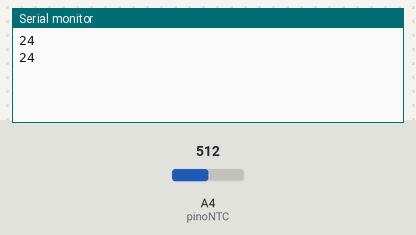
The sketch below on a simulated Arduino Uno, built with avr-gcc and run on an emulated ATmega328P. Shown: the last lines printed to the serial monitor. Inputs (shaded band) come from the test bench; at power-on: A4 (pinoNTC) = 512.

Above: at 6.2 s.
6.3 s: A4 (pinoNTC) set to 716
At 7.6 s:
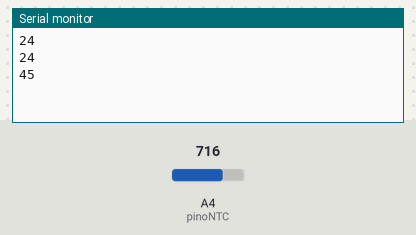
7.8 s: A4 (pinoNTC) set to 900
At 8.8 s:
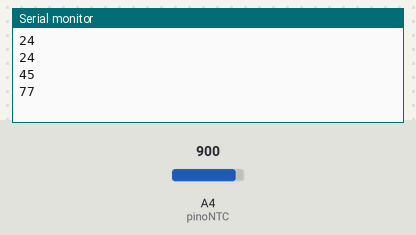
Timing chart, 0 to 10.8 s (numbered marks = the images above; inputs shaded):
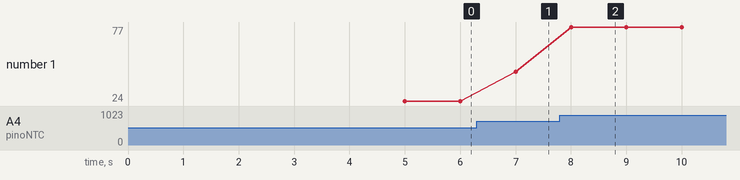

The sketch:

atividade07.ino
```cpp
/*
Atividade 07
 */

#include <math.h>

int pinoNTC   = 4;

int valorLido = 0;

double termistorNTC(int valorAnalogico) {
  double temperatura;
  temperatura = log(((10240000/valorAnalogico) - 10000));
  temperatura = 1 / (0.001129148 + (0.000234125 * temperatura) + (0.0000000876741 * temperatura * temperatura * temperatura));
  //--- converte Kelvin em Celcius
  temperatura = temperatura - 273.15;
  return temperatura;
}

void setup() {
  pinMode(pinoNTC, INPUT);
  Serial.begin(9600);
  delay(5000);
}

void loop() {
  valorLido = int(termistorNTC(analogRead(pinoNTC)));
  Serial.println( valorLido );
  delay(1000);
}
```

Measured:
- after the input at 6.3 s, the serial monitor: prints a new line after 0.70 s (image 1)
- after the input at 7.8 s, the serial monitor: prints a new line after 0.20 s (image 2)
- plotted number 1: 24 → 45 after the input at 6.3 s, 45 → 77 after the input at 7.8 s
